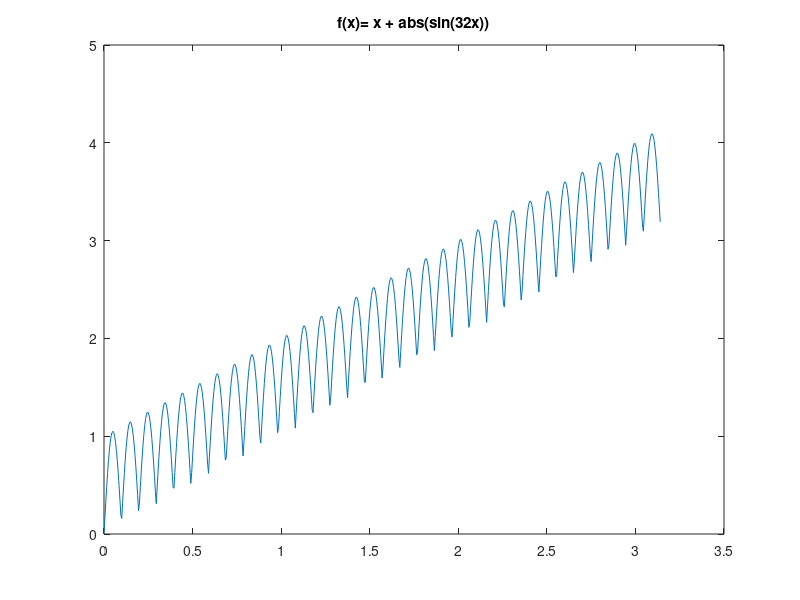

Here is the MATLAB script that generated this plot:
function f = xPlusAbsSin32x
x = 0: 0.005: pi;
  f = x + abs(sin(32*x));
figure;
plot(x,f); 
title('f(x)= x + abs(sin(32x))');
end
